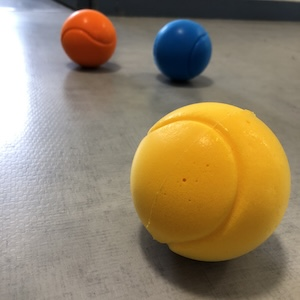
#> input picture images/IMG_5405.jpeg, 300 x 300 px
$ python couleur.py
#> lines starting #> are read from the running program, lines starting #| are printed output that depends on the picture; after the words box and inside, x2 and y2 are one past the last pixel; in counts of white or black regions, pixels touching at a corner belong together
import cv2 as cv
import numpy as np
import matplotlib.pyplot as plt

# Charger l'image
image = cv.imread("images/IMG_5405.jpeg")
#> image is the input picture: shape (300, 300, 3); mean B, G, R 103.3, 130.2, 146.9

# Verification que l'image a été correctement chargée
if image is None:
    print("Impossible de charger l'image.")
    exit()

# Convertir l'image BGR en HSV
hsv = cv.cvtColor(image, cv.COLOR_BGR2HSV)
#> hsv: shape (300, 300, 3); mean H, S, V 37.6, 86.1, 151.6

# Définir les plages de couleur bleu, l'orange et jaune en HSV
lower_blue = np.array([100, 100, 0])
upper_blue = np.array([140, 255, 255])

lower_orange = np.array([5, 50, 50])
upper_orange = np.array([10, 255, 255])

lower_yellow = np.array([20, 100, 100])
upper_yellow = np.array([30, 255, 255])

# Créer les masques pour chaque couleur
mask_blue = cv.inRange(hsv, lower_blue, upper_blue)
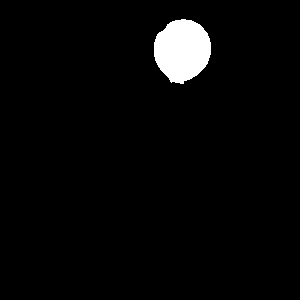
#> mask_blue: shape (300, 300); 3.1% white; 1 white region, box (x1, y1, x2, y2) and area: (154, 19, 211, 84) 2792
mask_orange = cv.inRange(hsv, lower_orange, upper_orange)
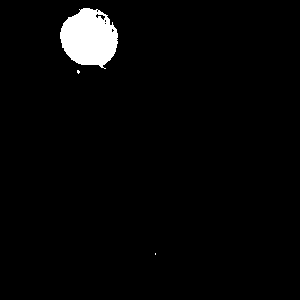
#> mask_orange: shape (300, 300); 2.8% white; 3 white regions (2 under 20 px), largest, box (x1, y1, x2, y2) and area: (60, 8, 118, 69) 2552
mask_yellow = cv.inRange(hsv, lower_yellow, upper_yellow)
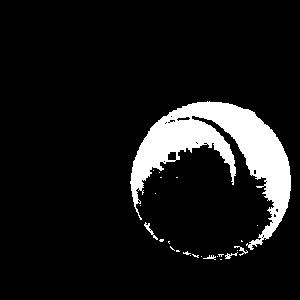
#> mask_yellow: shape (300, 300); 9.6% white; 25 white regions (20 under 20 px), largest, box (x1, y1, x2, y2) and area: (130, 101, 291, 250) 8364, (144, 222, 158, 240) 59, (234, 246, 248, 256) 40, (225, 252, 238, 259) 36, (203, 255, 216, 260) 29

# Combinez les masques pour obtenir un masque final
combi_mask = cv.bitwise_or(mask_blue, cv.bitwise_or(mask_orange, mask_yellow))
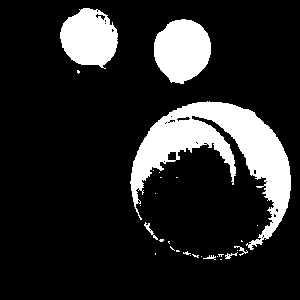
#> combi_mask: shape (300, 300); 15.5% white; 29 white regions (22 under 20 px), largest, box (x1, y1, x2, y2) and area: (130, 101, 291, 250) 8364, (154, 19, 211, 84) 2792, (60, 8, 118, 69) 2552

# Appliquer des opérations morphologiques pour combler les trous
noyau = np.ones((10, 10), np.uint8)
final_mask = cv.morphologyEx(combi_mask, cv.MORPH_CLOSE, noyau)
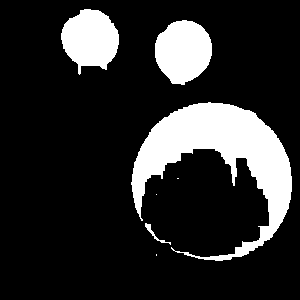
#> final_mask: shape (300, 300); 17% white; 7 white regions (3 under 20 px)

# Appliquer le masque Bitwise-AND à l'image originale
res = cv.bitwise_and(image, image, mask=final_mask)
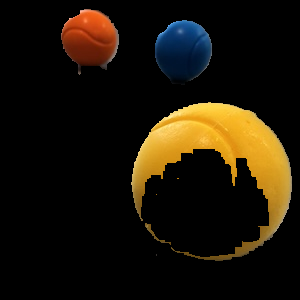
#> res: shape (300, 300, 3); mean B, G, R 8.4, 20.9, 28.5

# Trouver les contours pour chaque masque séparément
contours_blue, _ = cv.findContours(mask_blue, cv.RETR_EXTERNAL, cv.CHAIN_APPROX_NONE)
#> contours_blue = 1 contour; box (x1, y1, x2, y2) and area: (154, 19, 211, 84) 2706
contours_orange, _ = cv.findContours(mask_orange, cv.RETR_EXTERNAL, cv.CHAIN_APPROX_NONE)
#> contours_orange = 3 contours, 2 with area under 20; largest, box (x1, y1, x2, y2) and area: (60, 8, 118, 69) 2491
contours_yellow, _ = cv.findContours(mask_yellow, cv.RETR_EXTERNAL, cv.CHAIN_APPROX_NONE)
#> contours_yellow = 25 contours, 22 with area under 20; largest, box (x1, y1, x2, y2) and area: (130, 101, 291, 250) 8028, (144, 222, 158, 240) 37, (225, 252, 238, 259) 20

# Rassembler les contours au même endroit
contours = contours_blue + contours_orange + contours_yellow
#> contours = 29 contours, 24 with area under 20; largest, box (x1, y1, x2, y2) and area: (130, 101, 291, 250) 8028, (154, 19, 211, 84) 2706, (60, 8, 118, 69) 2491, (144, 222, 158, 240) 37, (225, 252, 238, 259) 20

# Parcourir chaque contour pour identifier les balles et obtenir leur couleur, superficie et position
for contour in contours:
    # Calculer l'aire du contour
    area = cv.contourArea(contour)

    # Ignorer les contours trop petits
    if area > 150:  # Vous pouvez ajuster cette valeur selon vos besoins

        # Calculer le centre du cercle
        moments = cv.moments(contour)
        center = (int(moments["m10"] / moments["m00"]), int(moments["m01"] / moments["m00"]))

        # Déterminer la couleur de la balle en fonction de la position de son centre
        color = None
        if mask_blue[center[1], center[0]] == 255:
            color = "Bleu"
        elif mask_orange[center[1], center[0]] == 255:
            color = "Orange"
        elif mask_yellow[center[1], center[0]] == 255:
            color = "Jaune"

        # Afficher les informations sur la balle détectée
        print("Balle de couleur:", color)
        print("Superficie:", area, "pixels")
        print("Position du centre:", center)
        print("----------------------")
#> this loop made 29 passes
#> (area, center, color) on passes 1, 4, 29: (2706, (181, 49), 'Bleu'), (2491, (88, 37), 'Orange'), (8027.5, (218, 149), 'Jaune')
#> area on passes 12, 22: 20.5, 37
#| Balle de couleur: Bleu
#| Superficie: 2706.0 pixels
#| Position du centre: (181, 49)
#| ----------------------
#| Balle de couleur: Orange
#| Superficie: 2491.0 pixels
#| Position du centre: (88, 37)
#| ----------------------
#| Balle de couleur: Jaune
#| Superficie: 8027.5 pixels
#> (further printed lines are left out)


# Dessiner les contours détectés sur l'image originale
cv.drawContours(image, contours, -1, (0, 255, 0), 2)
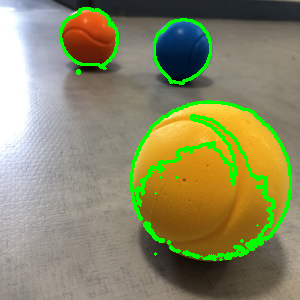
#> image: shape (300, 300, 3); 5.78% of pixels changed, all inside (x1, y1, x2, y2) = (59, 7, 292, 261)

# Afficher l'image originale
plt.figure()
plt.imshow(cv.cvtColor(image, cv.COLOR_BGR2RGB))
plt.title('Image Originale')
plt.axis('off')
plt.show()

# [13 lines of commented-out code are left out]

$ run again, with images/IMG_5391.jpeg copied over images/IMG_5405.jpeg
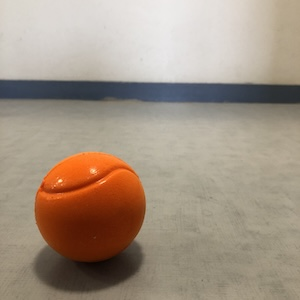
#> input picture images/IMG_5391.jpeg, 300 x 300 px
#> image is the input picture: shape (300, 300, 3); mean B, G, R 132.2, 147.7, 163
#> hsv: shape (300, 300, 3); mean H, S, V 24.4, 58.3, 164.3
#> mask_blue: shape (300, 300); every value is 0
#> mask_orange: shape (300, 300); 8.2% white; 15 white regions (14 under 20 px), largest, box (x1, y1, x2, y2) and area: (36, 164, 143, 262) 7334
#> final_mask: shape (300, 300); 9.2% white; 1 white region
#> contours_blue = []
#> contours_orange = 15 contours, 14 with area under 20; largest, box (x1, y1, x2, y2) and area: (36, 164, 143, 262) 7226
#> contours_yellow = []
#> contours has the same summary as contours_orange
#> the loop `for contour in contours: # Calculer l'aire du contour` made 15 passes
#> (area, center, color) on pass 15: (7225.5, (89, 214), 'Orange')
#> (printed output is left out)
#> `cv.drawContours(image, contours, -1, (0, 255, 0), 2)`:
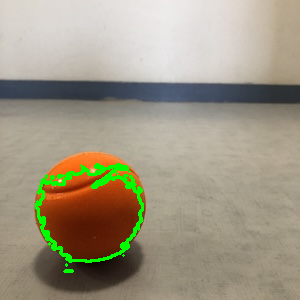
#> image: shape (300, 300, 3); 2.2% of pixels changed, all inside (x1, y1, x2, y2) = (35, 163, 144, 273)
